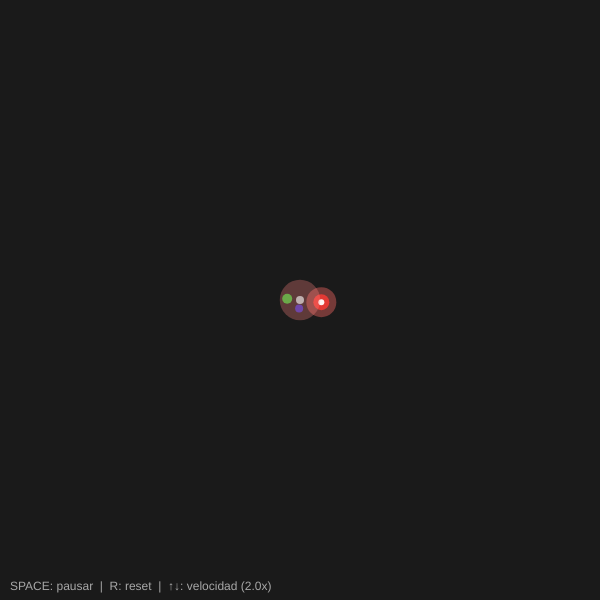
Frame 1 (no input)
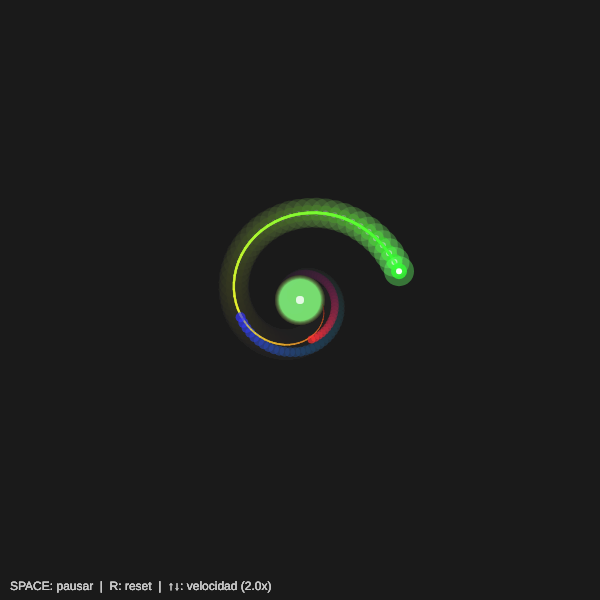
Frame 60 (no input)
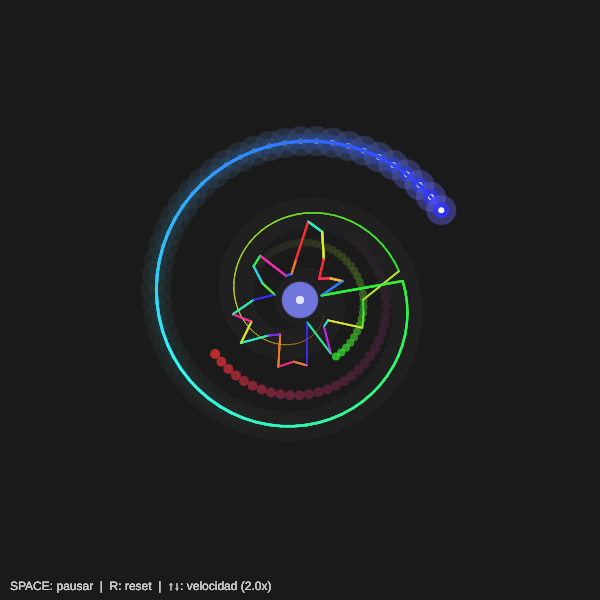
Frame 120 (the mouse pressed at the canvas centre since frame 60)

The p5.js sketch that drew these frames (run headless with seeded random() and noise() and a simulated clock; from frame 60 on, the mouse is pressed at the canvas centre):

// p5.js sketch
// ── sketch.js
let angulo = 0;
let radio  = 0;
let hue    = 0;
let puntos = [];
let velocidad = 2;
let corriendo = true;

function setup() {
  createCanvas(600, 600);
  colorMode(HSB, 360, 100, 100, 100);
  background(0, 0, 10);
  textSize(12);
}

function draw() {
  if (!corriendo) return;

  background(0, 0, 10, 8);

  let cx = width  / 2;
  let cy = height / 2;

  angulo += 0.05 * velocidad;
  radio   = 180 * sin(frameCount * 0.008) + 20;
  hue     = (frameCount * velocidad) % 360;

  let x = cx + cos(angulo)           * radio;
  let y = cy + sin(angulo)           * radio;
  let x2 = cx + cos(angulo + PI)     * (radio * 0.6);
  let y2 = cy + sin(angulo + PI)     * (radio * 0.6);
  let x3 = cx + cos(angulo + HALF_PI)* (radio * 0.4);
  let y3 = cy + sin(angulo + HALF_PI)* (radio * 0.4);

  puntos.push({ x, y, h: hue });
  if (puntos.length > 200) puntos.shift();

  for (let i = 1; i < puntos.length; i++) {
    let alfa = map(i, 0, puntos.length, 0, 90);
    let peso = map(i, 0, puntos.length, 0.5, 3);
    stroke(puntos[i].h, 80, 100, alfa);
    strokeWeight(peso);
    line(puntos[i-1].x, puntos[i-1].y, puntos[i].x, puntos[i].y);
  }

  noStroke();
  fill(hue, 60, 100, 40);
  ellipse(x, y, 30, 30);
  fill(hue, 80, 100, 80);
  ellipse(x, y, 16, 16);
  fill(0, 0, 100, 95);
  ellipse(x, y, 6, 6);

  fill((hue + 120) % 360, 80, 100, 70);
  ellipse(x2, y2, 10, 10);
  fill((hue + 240) % 360, 80, 100, 70);
  ellipse(x3, y3, 8, 8);

  let pulso = sin(frameCount * 0.05) * 10;
  fill(hue, 50, 100, 30);
  ellipse(cx, cy, 40 + pulso, 40 + pulso);
  fill(0, 0, 100, 60);
  ellipse(cx, cy, 8, 8);

  fill(0, 0, 80, 80);
  noStroke();
  text('SPACE: pausar  |  R: reset  |  ↑↓: velocidad (' + velocidad.toFixed(1) + 'x)', 10, height - 10);
}

function keyPressed() {
  if (key === ' ') {
    corriendo = !corriendo;
  }
  if (key === 'r' || key === 'R') {
    angulo = 0;
    radio  = 0;
    hue    = 0;
    puntos = [];
    background(0, 0, 10);
  }
  if (keyCode === UP_ARROW) {
    velocidad = min(velocidad + 0.5, 5);
  }
  if (keyCode === DOWN_ARROW) {
    velocidad = max(velocidad - 0.5, 0.5);
  }
}

function mousePressed() {
  for (let i = 0; i < 30; i++) {
    let ang = (i / 30) * TWO_PI;
    let r   = random(20, 80);
    puntos.push({
      x: mouseX + cos(ang) * r,
      y: mouseY + sin(ang) * r,
      h: random(360)
    });
  }
}
